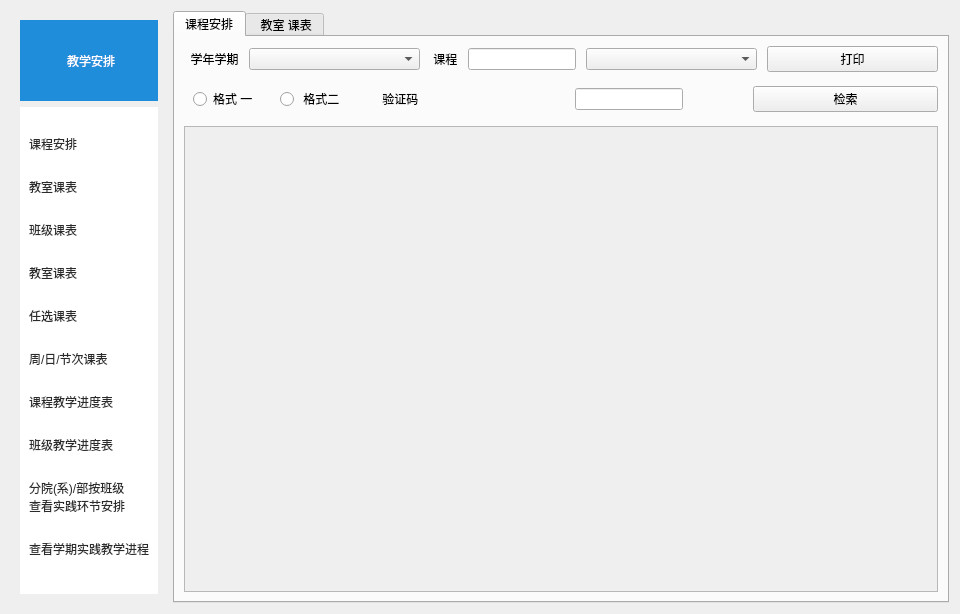
<?xml version="1.0" encoding="UTF-8"?>
<ui version="4.0">
 <class>MoreWidget</class>
 <widget class="QWidget" name="MoreWidget">
  <property name="geometry">
   <rect>
    <x>0</x>
    <y>0</y>
    <width>960</width>
    <height>614</height>
   </rect>
  </property>
  <property name="windowTitle">
   <string>Form</string>
  </property>
  <layout class="QHBoxLayout" name="horizontalLayout_2" stretch="1,5">
   <item>
    <widget class="QWidget" name="widget" native="true">
     <layout class="QVBoxLayout" name="verticalLayout" stretch="1,6">
      <item>
       <widget class="QWidget" name="widget" native="true">
        <property name="styleSheet">
         <string notr="true">background-color: rgb(31,141,218);</string>
        </property>
        <layout class="QHBoxLayout" name="horizontalLayout">
         <item>
          <widget class="QLabel" name="label">
           <property name="sizePolicy">
            <sizepolicy hsizetype="Fixed" vsizetype="Fixed">
             <horstretch>0</horstretch>
             <verstretch>0</verstretch>
            </sizepolicy>
           </property>
           <property name="minimumSize">
            <size>
             <width>32</width>
             <height>32</height>
            </size>
           </property>
           <property name="maximumSize">
            <size>
             <width>32</width>
             <height>32</height>
            </size>
           </property>
           <property name="styleSheet">
            <string notr="true">color: rgb(255, 255, 255);</string>
           </property>
           <property name="text">
            <string/>
           </property>
           <property name="pixmap">
            <pixmap resource="loginassets.qrc">:/assets/btnIcon/安排.svg</pixmap>
           </property>
           <property name="scaledContents">
            <bool>true</bool>
           </property>
          </widget>
         </item>
         <item>
          <widget class="QLabel" name="label_2">
           <property name="styleSheet">
            <string notr="true">color: rgb(255, 255, 255);</string>
           </property>
           <property name="text">
            <string>教学安排</string>
           </property>
          </widget>
         </item>
        </layout>
       </widget>
      </item>
      <item>
       <widget class="QWidget" name="widget_2" native="true">
        <property name="styleSheet">
         <string notr="true">QWidget{background-color: rgb(255, 255, 255);}
QPushButton {

color: rgb(43, 43, 43);
border-radius: 10px;
background-color: rgba(255, 255, 255, 200);
}

QPushButton:pressed {
    background-color: qlineargradient(x1: 0, y1: 0, x2: 0, y2: 1,
                                      stop: 0 #dadbde, stop: 1 #f6f7fa);
}
</string>
        </property>
        <layout class="QVBoxLayout" name="verticalLayout_2">
         <item>
          <widget class="QPushButton" name="pushButton">
           <property name="styleSheet">
            <string notr="true">text-align:left
</string>
           </property>
           <property name="text">
            <string>课程安排</string>
           </property>
           <property name="default">
            <bool>false</bool>
           </property>
           <property name="flat">
            <bool>true</bool>
           </property>
          </widget>
         </item>
         <item>
          <widget class="QPushButton" name="pushButton_2">
           <property name="styleSheet">
            <string notr="true">text-align:left
</string>
           </property>
           <property name="text">
            <string>教室课表</string>
           </property>
           <property name="default">
            <bool>false</bool>
           </property>
           <property name="flat">
            <bool>true</bool>
           </property>
          </widget>
         </item>
         <item>
          <widget class="QPushButton" name="pushButton_3">
           <property name="styleSheet">
            <string notr="true">text-align:left
</string>
           </property>
           <property name="text">
            <string>班级课表</string>
           </property>
           <property name="default">
            <bool>false</bool>
           </property>
           <property name="flat">
            <bool>true</bool>
           </property>
          </widget>
         </item>
         <item>
          <widget class="QPushButton" name="pushButton_4">
           <property name="styleSheet">
            <string notr="true">text-align:left
</string>
           </property>
           <property name="text">
            <string>教室课表</string>
           </property>
           <property name="default">
            <bool>false</bool>
           </property>
           <property name="flat">
            <bool>true</bool>
           </property>
          </widget>
         </item>
         <item>
          <widget class="QPushButton" name="pushButton_5">
           <property name="styleSheet">
            <string notr="true">text-align:left
</string>
           </property>
           <property name="text">
            <string>任选课表</string>
           </property>
           <property name="default">
            <bool>false</bool>
           </property>
           <property name="flat">
            <bool>true</bool>
           </property>
          </widget>
         </item>
         <item>
          <widget class="QPushButton" name="pushButton_6">
           <property name="styleSheet">
            <string notr="true">text-align:left
</string>
           </property>
           <property name="text">
            <string>周/日/节次课表</string>
           </property>
           <property name="default">
            <bool>false</bool>
           </property>
           <property name="flat">
            <bool>true</bool>
           </property>
          </widget>
         </item>
         <item>
          <widget class="QPushButton" name="pushButton_7">
           <property name="styleSheet">
            <string notr="true">text-align:left
</string>
           </property>
           <property name="text">
            <string>课程教学进度表</string>
           </property>
           <property name="default">
            <bool>false</bool>
           </property>
           <property name="flat">
            <bool>true</bool>
           </property>
          </widget>
         </item>
         <item>
          <widget class="QPushButton" name="pushButton_8">
           <property name="styleSheet">
            <string notr="true">text-align:left
</string>
           </property>
           <property name="text">
            <string>班级教学进度表</string>
           </property>
           <property name="default">
            <bool>false</bool>
           </property>
           <property name="flat">
            <bool>true</bool>
           </property>
          </widget>
         </item>
         <item>
          <widget class="QPushButton" name="pushButton_10">
           <property name="styleSheet">
            <string notr="true">text-align:left;
</string>
           </property>
           <property name="text">
            <string>分院(系)/部按班级
查看实践环节安排</string>
           </property>
           <property name="autoRepeat">
            <bool>false</bool>
           </property>
           <property name="default">
            <bool>false</bool>
           </property>
           <property name="flat">
            <bool>true</bool>
           </property>
          </widget>
         </item>
         <item>
          <widget class="QPushButton" name="pushButton_9">
           <property name="styleSheet">
            <string notr="true">text-align:left
</string>
           </property>
           <property name="text">
            <string>查看学期实践教学进程</string>
           </property>
           <property name="default">
            <bool>false</bool>
           </property>
           <property name="flat">
            <bool>true</bool>
           </property>
          </widget>
         </item>
        </layout>
       </widget>
      </item>
     </layout>
    </widget>
   </item>
   <item>
    <widget class="QTabWidget" name="tabWidget">
     <property name="currentIndex">
      <number>0</number>
     </property>
     <widget class="QWidget" name="tab">
      <attribute name="title">
       <string>课程安排</string>
      </attribute>
      <layout class="QVBoxLayout" name="verticalLayout_4">
       <item>
        <layout class="QVBoxLayout" name="verticalLayout_3">
         <item>
          <layout class="QHBoxLayout" name="horizontalLayout_5">
           <property name="spacing">
            <number>10</number>
           </property>
           <item>
            <widget class="QLabel" name="label_3">
             <property name="sizePolicy">
              <sizepolicy hsizetype="Fixed" vsizetype="Preferred">
               <horstretch>0</horstretch>
               <verstretch>0</verstretch>
              </sizepolicy>
             </property>
             <property name="text">
              <string>  学年学期</string>
             </property>
            </widget>
           </item>
           <item>
            <widget class="QComboBox" name="comboBox"/>
           </item>
           <item>
            <widget class="QLabel" name="label_4">
             <property name="sizePolicy">
              <sizepolicy hsizetype="Fixed" vsizetype="Preferred">
               <horstretch>0</horstretch>
               <verstretch>0</verstretch>
              </sizepolicy>
             </property>
             <property name="text">
              <string> 课程</string>
             </property>
            </widget>
           </item>
           <item>
            <widget class="QLineEdit" name="lineEdit">
             <property name="sizePolicy">
              <sizepolicy hsizetype="Fixed" vsizetype="Fixed">
               <horstretch>0</horstretch>
               <verstretch>0</verstretch>
              </sizepolicy>
             </property>
            </widget>
           </item>
           <item>
            <widget class="QComboBox" name="comboBox_2"/>
           </item>
           <item>
            <widget class="QPushButton" name="pushButton_12">
             <property name="text">
              <string>打印</string>
             </property>
            </widget>
           </item>
          </layout>
         </item>
         <item>
          <layout class="QHBoxLayout" name="horizontalLayout_4">
           <property name="spacing">
            <number>10</number>
           </property>
           <item>
            <widget class="QWidget" name="widget_3" native="true">
             <layout class="QHBoxLayout" name="horizontalLayout_3">
              <item>
               <widget class="QRadioButton" name="radioButton">
                <property name="text">
                 <string>格式 一</string>
                </property>
               </widget>
              </item>
              <item>
               <widget class="QRadioButton" name="radioButton_2">
                <property name="text">
                 <string> 格式二</string>
                </property>
               </widget>
              </item>
             </layout>
            </widget>
           </item>
           <item>
            <widget class="QLabel" name="label_5">
             <property name="text">
              <string> 验证码</string>
             </property>
            </widget>
           </item>
           <item>
            <widget class="QLineEdit" name="lineEdit_2">
             <property name="sizePolicy">
              <sizepolicy hsizetype="Fixed" vsizetype="Fixed">
               <horstretch>0</horstretch>
               <verstretch>0</verstretch>
              </sizepolicy>
             </property>
            </widget>
           </item>
           <item>
            <widget class="QLabel" name="label_6">
             <property name="minimumSize">
              <size>
               <width>50</width>
               <height>30</height>
              </size>
             </property>
             <property name="maximumSize">
              <size>
               <width>50</width>
               <height>30</height>
              </size>
             </property>
             <property name="text">
              <string/>
             </property>
             <property name="scaledContents">
              <bool>true</bool>
             </property>
            </widget>
           </item>
           <item>
            <widget class="QPushButton" name="pushButton_11">
             <property name="text">
              <string>检索</string>
             </property>
            </widget>
           </item>
          </layout>
         </item>
         <item>
          <widget class="QScrollArea" name="scrollArea">
           <property name="widgetResizable">
            <bool>true</bool>
           </property>
           <widget class="QWidget" name="scrollAreaWidgetContents">
            <property name="geometry">
             <rect>
              <x>0</x>
              <y>0</y>
              <width>752</width>
              <height>476</height>
             </rect>
            </property>
           </widget>
          </widget>
         </item>
        </layout>
       </item>
      </layout>
     </widget>
     <widget class="QWidget" name="tab_2">
      <attribute name="title">
       <string> 教室 课表</string>
      </attribute>
     </widget>
    </widget>
   </item>
  </layout>
 </widget>
 <resources>
  <include location="loginassets.qrc"/>
 </resources>
 <connections/>
</ui>
